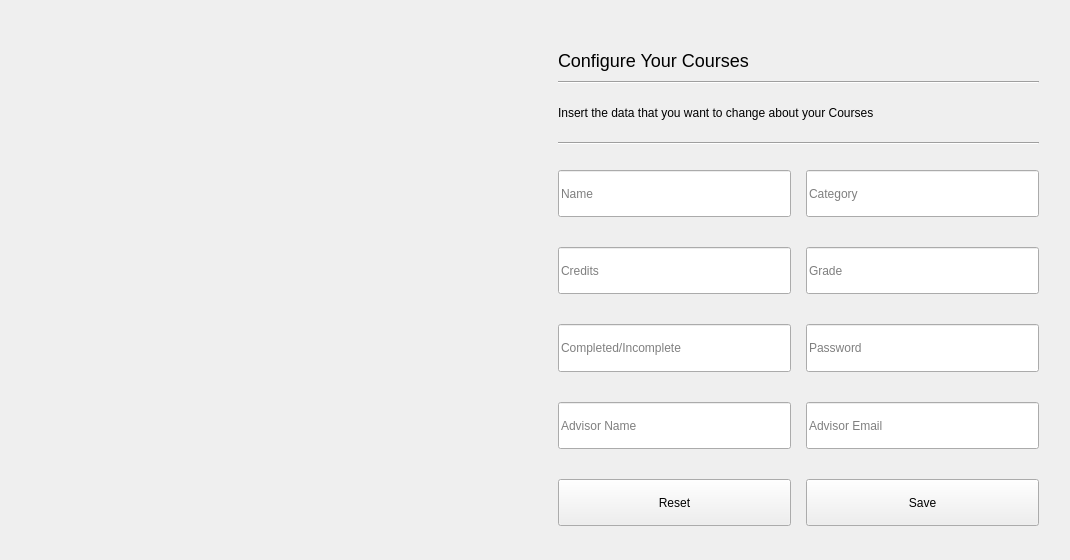
         <widget class="QWidget" name="courses_page">
          <widget class="QFrame" name="courses_page_config">
           <property name="geometry">
            <rect>
             <x>538</x>
             <y>25</y>
             <width>523</width>
             <height>526</height>
            </rect>
           </property>
           <property name="styleSheet">
            <string notr="true"/>
           </property>
           <property name="frameShape">
            <enum>QFrame::NoFrame</enum>
           </property>
           <property name="frameShadow">
            <enum>QFrame::Plain</enum>
           </property>
           <widget class="QWidget" name="layoutWidget_7">
            <property name="geometry">
             <rect>
              <x>20</x>
              <y>20</y>
              <width>481</width>
              <height>486</height>
             </rect>
            </property>
            <layout class="QVBoxLayout" name="account_page_config_container_2" stretch="0,0,2,0,20">
             <property name="spacing">
              <number>10</number>
             </property>
             <property name="topMargin">
              <number>5</number>
             </property>
             <property name="bottomMargin">
              <number>0</number>
             </property>
             <item>
              <widget class="QLabel" name="config_account_title_2">
               <property name="styleSheet">
                <string notr="true">font-size: 18px;</string>
               </property>
               <property name="text">
                <string>Configure Your Courses</string>
               </property>
              </widget>
             </item>
             <item>
              <widget class="Line" name="config_account_line1_2">
               <property name="orientation">
                <enum>Qt::Horizontal</enum>
               </property>
              </widget>
             </item>
             <item>
              <widget class="QLabel" name="config_account_guide_2">
               <property name="text">
                <string>Insert the data that you want to change about your Courses</string>
               </property>
              </widget>
             </item>
             <item>
              <widget class="Line" name="config_account_line2_2">
               <property name="orientation">
                <enum>Qt::Horizontal</enum>
               </property>
              </widget>
             </item>
             <item>
              <layout class="QGridLayout" name="account_page_config_input_container_2">
               <property name="topMargin">
                <number>15</number>
               </property>
               <property name="rightMargin">
                <number>0</number>
               </property>
               <property name="bottomMargin">
                <number>5</number>
               </property>
               <property name="horizontalSpacing">
                <number>15</number>
               </property>
               <property name="verticalSpacing">
                <number>30</number>
               </property>
               <item row="3" column="1">
                <widget class="QLineEdit" name="config_account_advisor_email_2">
                 <property name="sizePolicy">
                  <sizepolicy hsizetype="Expanding" vsizetype="Expanding">
                   <horstretch>0</horstretch>
                   <verstretch>0</verstretch>
                  </sizepolicy>
                 </property>
                 <property name="text">
                  <string/>
                 </property>
                 <property name="placeholderText">
                  <string>Advisor Email</string>
                 </property>
                </widget>
               </item>
               <item row="3" column="0">
                <widget class="QLineEdit" name="config_account_advisor_name_2">
                 <property name="sizePolicy">
                  <sizepolicy hsizetype="Expanding" vsizetype="Expanding">
                   <horstretch>0</horstretch>
                   <verstretch>0</verstretch>
                  </sizepolicy>
                 </property>
                 <property name="text">
                  <string/>
                 </property>
                 <property name="placeholderText">
                  <string>Advisor Name</string>
                 </property>
                </widget>
               </item>
               <item row="1" column="0">
                <widget class="QLineEdit" name="config_account_email_2">
                 <property name="sizePolicy">
                  <sizepolicy hsizetype="Expanding" vsizetype="Expanding">
                   <horstretch>0</horstretch>
                   <verstretch>0</verstretch>
                  </sizepolicy>
                 </property>
                 <property name="text">
                  <string/>
                 </property>
                 <property name="placeholderText">
                  <string>Credits</string>
                 </property>
                </widget>
               </item>
               <item row="0" column="1">
                <widget class="QLineEdit" name="config_account_lastname_2">
                 <property name="sizePolicy">
                  <sizepolicy hsizetype="Expanding" vsizetype="Expanding">
                   <horstretch>0</horstretch>
                   <verstretch>0</verstretch>
                  </sizepolicy>
                 </property>
                 <property name="text">
                  <string/>
                 </property>
                 <property name="placeholderText">
                  <string>Category</string>
                 </property>
                </widget>
               </item>
               <item row="4" column="0">
                <widget class="QPushButton" name="config_account_reset_2">
                 <property name="sizePolicy">
                  <sizepolicy hsizetype="Expanding" vsizetype="Expanding">
                   <horstretch>0</horstretch>
                   <verstretch>0</verstretch>
                  </sizepolicy>
                 </property>
                 <property name="text">
                  <string>Reset</string>
                 </property>
                </widget>
               </item>
               <item row="2" column="1">
                <widget class="QLineEdit" name="config_account_password_2">
                 <property name="sizePolicy">
                  <sizepolicy hsizetype="Expanding" vsizetype="Expanding">
                   <horstretch>0</horstretch>
                   <verstretch>0</verstretch>
                  </sizepolicy>
                 </property>
                 <property name="text">
                  <string/>
                 </property>
                 <property name="placeholderText">
                  <string>Password</string>
                 </property>
                </widget>
               </item>
               <item row="0" column="0">
                <widget class="QLineEdit" name="config_account_name_2">
                 <property name="sizePolicy">
                  <sizepolicy hsizetype="Expanding" vsizetype="Expanding">
                   <horstretch>0</horstretch>
                   <verstretch>0</verstretch>
                  </sizepolicy>
                 </property>
                 <property name="text">
                  <string/>
                 </property>
                 <property name="placeholderText">
                  <string>Name</string>
                 </property>
                </widget>
               </item>
               <item row="4" column="1">
                <widget class="QPushButton" name="config_account_save_2">
                 <property name="sizePolicy">
                  <sizepolicy hsizetype="Expanding" vsizetype="Expanding">
                   <horstretch>0</horstretch>
                   <verstretch>0</verstretch>
                  </sizepolicy>
                 </property>
                 <property name="text">
                  <string>Save</string>
                 </property>
                </widget>
               </item>
               <item row="1" column="1">
                <widget class="QLineEdit" name="config_account_username_2">
                 <property name="sizePolicy">
                  <sizepolicy hsizetype="Expanding" vsizetype="Expanding">
                   <horstretch>0</horstretch>
                   <verstretch>0</verstretch>
                  </sizepolicy>
                 </property>
                 <property name="text">
                  <string/>
                 </property>
                 <property name="placeholderText">
                  <string>Grade</string>
                 </property>
                </widget>
               </item>
               <item row="2" column="0">
                <widget class="QLineEdit" name="config_account_phone_2">
                 <property name="sizePolicy">
                  <sizepolicy hsizetype="Expanding" vsizetype="Expanding">
                   <horstretch>0</horstretch>
                   <verstretch>0</verstretch>
                  </sizepolicy>
                 </property>
                 <property name="text">
                  <string/>
                 </property>
                 <property name="placeholderText">
                  <string>Completed/Incomplete</string>
                 </property>
                </widget>
               </item>
              </layout>
             </item>
            </layout>
           </widget>
          </widget>
         </widget>
